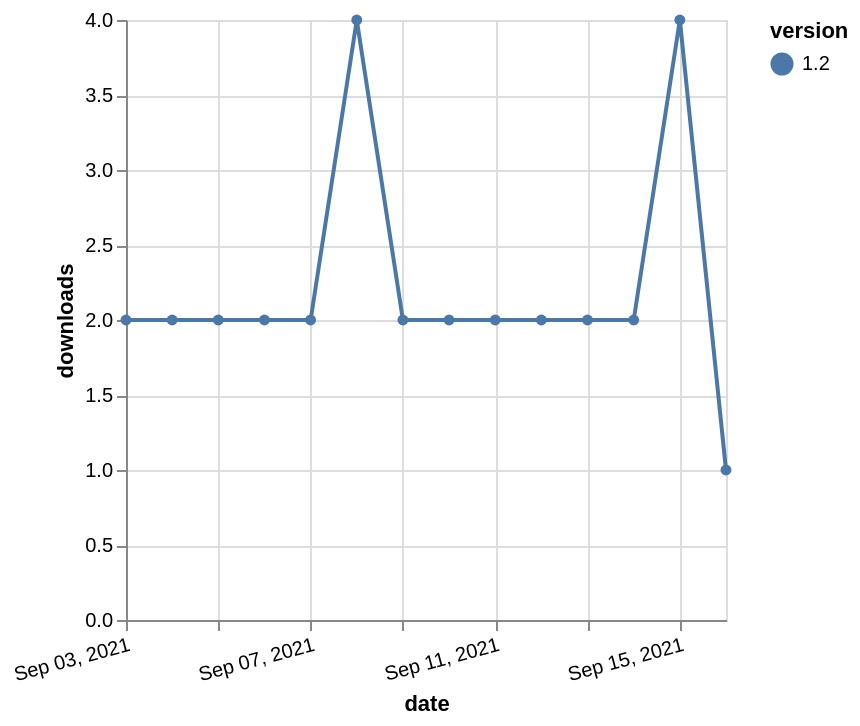

Vega-Lite specification stored for this chart:
### Vega-Lite specification from a JSON file in a GitHub repository (floating-point values rounded to 4 significant figures)
{"$schema": "https://vega.github.io/schema/vega-lite/v5.json", "description": "A simple bar chart with embedded data.", "data": {"values": [{"date": "2021-09-03", "total": 2700, "delta": 2, "version": "1.2"}, {"date": "2021-09-04", "total": 2702, "delta": 2, "version": "1.2"}, {"date": "2021-09-05", "total": 2704, "delta": 2, "version": "1.2"}, {"date": "2021-09-06", "total": 2706, "delta": 2, "version": "1.2"}, {"date": "2021-09-07", "total": 2708, "delta": 2, "version": "1.2"}, {"date": "2021-09-08", "total": 2712, "delta": 4, "version": "1.2"}, {"date": "2021-09-09", "total": 2714, "delta": 2, "version": "1.2"}, {"date": "2021-09-10", "total": 2716, "delta": 2, "version": "1.2"}, {"date": "2021-09-11", "total": 2718, "delta": 2, "version": "1.2"}, {"date": "2021-09-12", "total": 2720, "delta": 2, "version": "1.2"}, {"date": "2021-09-13", "total": 2722, "delta": 2, "version": "1.2"}, {"date": "2021-09-14", "total": 2724, "delta": 2, "version": "1.2"}, {"date": "2021-09-15", "total": 2728, "delta": 4, "version": "1.2"}, {"date": "2021-09-16", "total": 2729, "delta": 1, "version": "1.2"}]}, "width": "container", "mark": {"type": "line", "point": {"filled": true}}, "encoding": {"x": {"field": "date", "type": "temporal", "timeUnit": "yearmonthdate", "title": "date", "axis": {"labelAngle": -15}}, "y": {"field": "delta", "type": "quantitative", "title": "downloads"}, "color": {"field": "version", "type": "nominal"}, "tooltip": {"field": "delta"}}}
